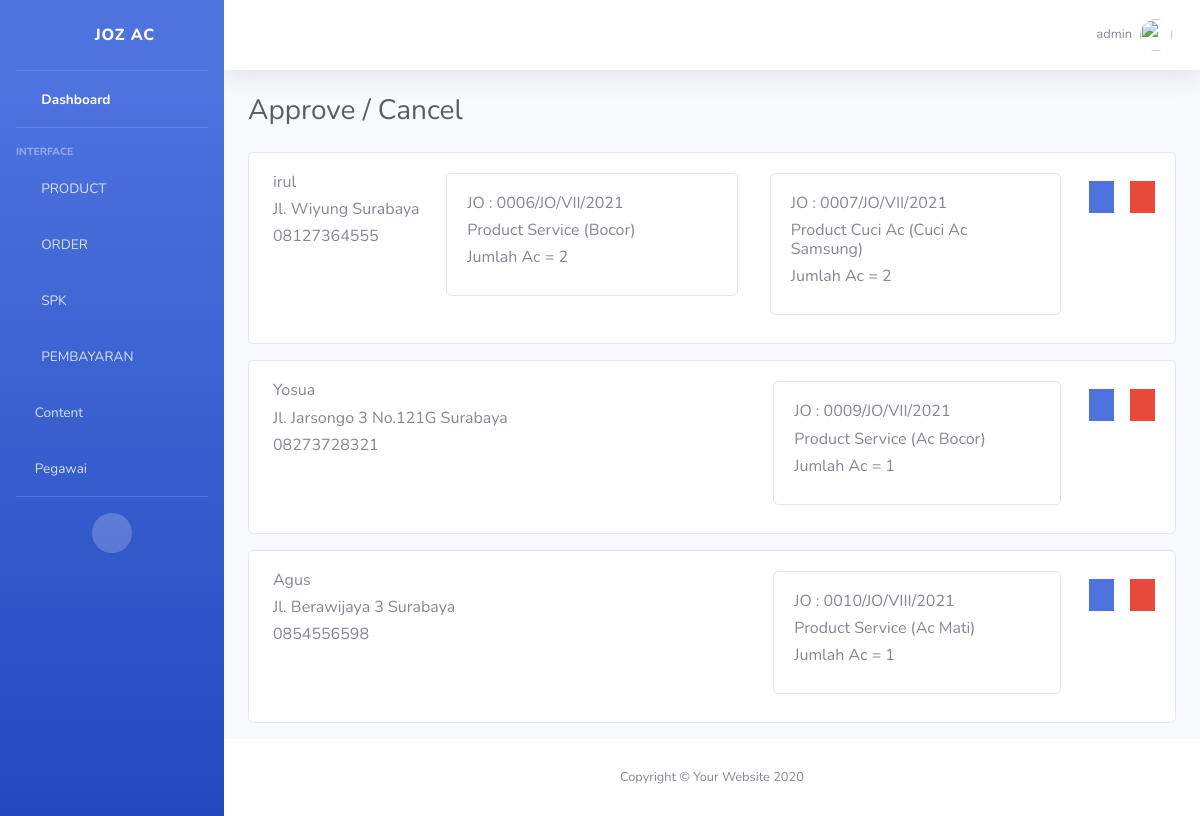
Page /pesanan/admin/approval/ (signed in) on the committed database.
### account/models.py (models this page shows)
class Account(AbstractBaseUser, PermissionsMixin):
	jabatanChoice        = [
	('ADMIN','ADMIN'),
	('TEKNISI','TEKNISI'),
	]
	username 	= models.CharField(max_length=20, unique=True)
	jabatan 	= models.CharField(choices=jabatanChoice, max_length=8)
	date_joined = models.DateTimeField(auto_now_add=True)
	last_login 	= models.DateTimeField(auto_now=True)
	is_active = models.BooleanField(default=True)
	is_staff = models.BooleanField(default=True)
	is_superuser = models.BooleanField(default=False)
	is_admin	= models.BooleanField(default=True)
	objects = AccountManage()
	USERNAME_FIELD = 'username'
	REQUIRED_FIELDS = []
	def __str__(self):
		return self.username
	class Meta:
		verbose_name = 'Account'
		verbose_name_plural = 'Account'

### client/models.py (models this page shows, shortened)
class ClientModel(models.Model):
    nama_Client 		= models.CharField(max_length=30, verbose_name='Nama')
    noTelp_Client		= models.CharField(max_length=15, verbose_name='Phone')
    email_Client		= models.EmailField(verbose_name='Email')
    alamat_Client		= models.CharField(max_length=254, verbose_name='Alamat')
    kecamatan_Client	= models.CharField(max_length=30, null=True, blank=True, verbose_name='Kecamatan')
    kelurahan_Client	= models.CharField(max_length=30, null=True, blank=True, verbose_name='Kelurahan')
    kodePos_Client		= models.CharField(max_length=30, null=True, blank=True, verbose_name='Kode Pos')
    kota_Client			= models.CharField(max_length=30, verbose_name='Kota')
    slug_Client			= models.SlugField()
    class Meta:
        verbose_name='Client'

### pesanan/models.py (models this page shows, shortened)
class Job_OrderModel(models.Model):
    nomor_jo        = models.CharField(max_length=20, blank=True, verbose_name='NOMOR JO')
    product         = models.ForeignKey(ProductModel, on_delete=models.SET_NULL, related_name='productJO', null=True)
    client          = models.ForeignKey(ClientModel, on_delete=models.SET_NULL, related_name='clientJO', blank=True, null=True)
    keterangan      = models.CharField(max_length=255, blank=True, null=True, verbose_name='Keterangan')
    jumlah_Ac       = models.PositiveIntegerField()
    tgl_input       = models.DateField(auto_now=True)
    slugJO          = models.SlugField()
    class Meta:
        verbose_name = "Job Order"
        verbose_name_plural = "Job Order"

### product/models.py (models this page shows, shortened)
class ProductModel(models.Model):
    namaProduct	= models.CharField(max_length=30, null=False)
    keteranganProduct	= models.TextField()
    hargaProduct	= models.PositiveIntegerField()
    slugProduct	= models.SlugField(editable=False)
    class Meta:
    	verbose_name='Product'
    def __str__(self):
    	return f"{self.namaProduct}"

### pesanan/views.py (the view, shortened to what this page needs)
# urls.py: path('admin/approval/', ApprovalView.as_view(), name='approval'),
class ApprovalView(LoginRequiredMixin, ListView):
	login_url = reverse_lazy('account:login')
	model = ClientModel
	template_name = 'admin/Approvel.html'
	context_object_name = 'pesanan'
	queryset = model.objects.filter(clientApprov__isnull=True).exclude(InvoiceClient__isnull=False)
	query_string = True

### templates/admin/Approvel.html (shortened to what this page needs)
{% extends "admin/base_admin.html" %}
{% block Content %}
	<div class="container-fluid">
                    <div class="d-sm-flex align-items-center justify-content-between mb-4">
                        <h1 class="h3 mb-0 text-gray-800">Approve / Cancel</h1>
                    </div>
                    {% for client in pesanan %}
                    <div class="card card{{client.Id}} mb-3">
                        <div class="card-body px-0">
                            <div class="container">
                                <div class="row">
                                    <div class="col-sm w-25">
                                        <h6>{{client.nama_Client}}</h6>
                                        <h6>{{client.alamat_Client}} {{client.kota_Client}}</h6>
                                        <h6>{{client.noTelp_Client}}</h6>
                                    </div>
                                    <div class="cardJO d-inline-flex">
                                    {% for JO in client.clientJO.all %}
                                    <div class="col-lg cardWidth">
                                        <div class="card mr-2 mb-2">
                                            <div class="card-body">
                                                <h6>JO : {{JO.nomor_jo}}</h6>
                                                {% if JO.keterangan != None %}
                                                <h6>Product {{JO.product}} ({{JO.keterangan}})</h6>
                                                {% else %}
												<h6>Product {{JO.product}}</h6>
                                                {% endif %}
                                                <h6>Jumlah Ac = {{JO.jumlah_Ac}}</h6>
                                            </div>
                                        </div>
                                    </div>
                                    {% endfor %}
                                    </div>
                                            <span>
                                                <a href="{% url "pesanan:invoiceCreate" slug=client.slug_Client%}" class="fas fa-check-circle fa-2x m-2 btn-primary text-decoration-none" ></a>
                                            </span>
                                        <br>
                                            <span>
                                                <a class="fas fa-times-circle fa-2x m-2 btn-danger text-decoration-none" style="cursor: pointer;" onclick="FalseButton('{{client.nama_Client}}', '{{client.alamat_Client}}', '{{client.kota_Client}}', '{{client.noTelp_Client}}', '{{client.slug_Client}}')" data-toggle="modal" data-target="#ModalFalse"></a>
                                            </span>
                                </div>
                            </div>
                        </div>
                    </div>
                    {% endfor %}
                </div>
{% endblock Content %}

### templates/admin/include/topBar.html (shortened to what this page needs)
{% load static %}
                <nav class="navbar navbar-expand navbar-light bg-white topbar mb-4 static-top shadow">
                    <ul class="navbar-nav ml-auto">
                        <li class="nav-item dropdown no-arrow">
                            <a class="nav-link dropdown-toggle" href="#" id="userDropdown" role="button"
                                data-toggle="dropdown" aria-haspopup="true" aria-expanded="false">
                                <span class="mr-2 d-none d-lg-inline text-gray-600 small">{{request.user}}</span>
                                <img class="img-profile rounded-circle" src="{% static "img/undraw_profile.svg" %}">
                            </a>
                        </li>
                    </ul>
                </nav>

### templates/admin/Approvel.html (style rules this page uses)
.cardJO { overflow-x: scroll; }
.cardWidth { min-width: 20rem; min-height: 5rem; max-height: 10rem; }

### rows in the picture
Account: user "admin"
ClientModel: nama_Client "irul", alamat_Client "Jl. Wiyung", kota_Client "Surabaya", noTelp_Client "08127364555"
Job_OrderModel: nomor_jo "0006/JO/VII/2021", product "Service", keterangan "Bocor", jumlah_Ac "2"
Job_OrderModel: nomor_jo "0007/JO/VII/2021", product "Cuci Ac", keterangan "Cuci Ac Samsung", jumlah_Ac "2"
ClientModel: nama_Client "Yosua", alamat_Client "Jl. Jarsongo 3 No.121G", kota_Client "Surabaya", noTelp_Client "08273728321"
Job_OrderModel: nomor_jo "0009/JO/VII/2021", product "Service", keterangan "Ac Bocor", jumlah_Ac "1"
ClientModel: nama_Client "Agus", alamat_Client "Jl. Berawijaya 3", kota_Client "Surabaya", noTelp_Client "0854556598"
Job_OrderModel: nomor_jo "0010/JO/VIII/2021", product "Service", keterangan "Ac Mati", jumlah_Ac "1"
